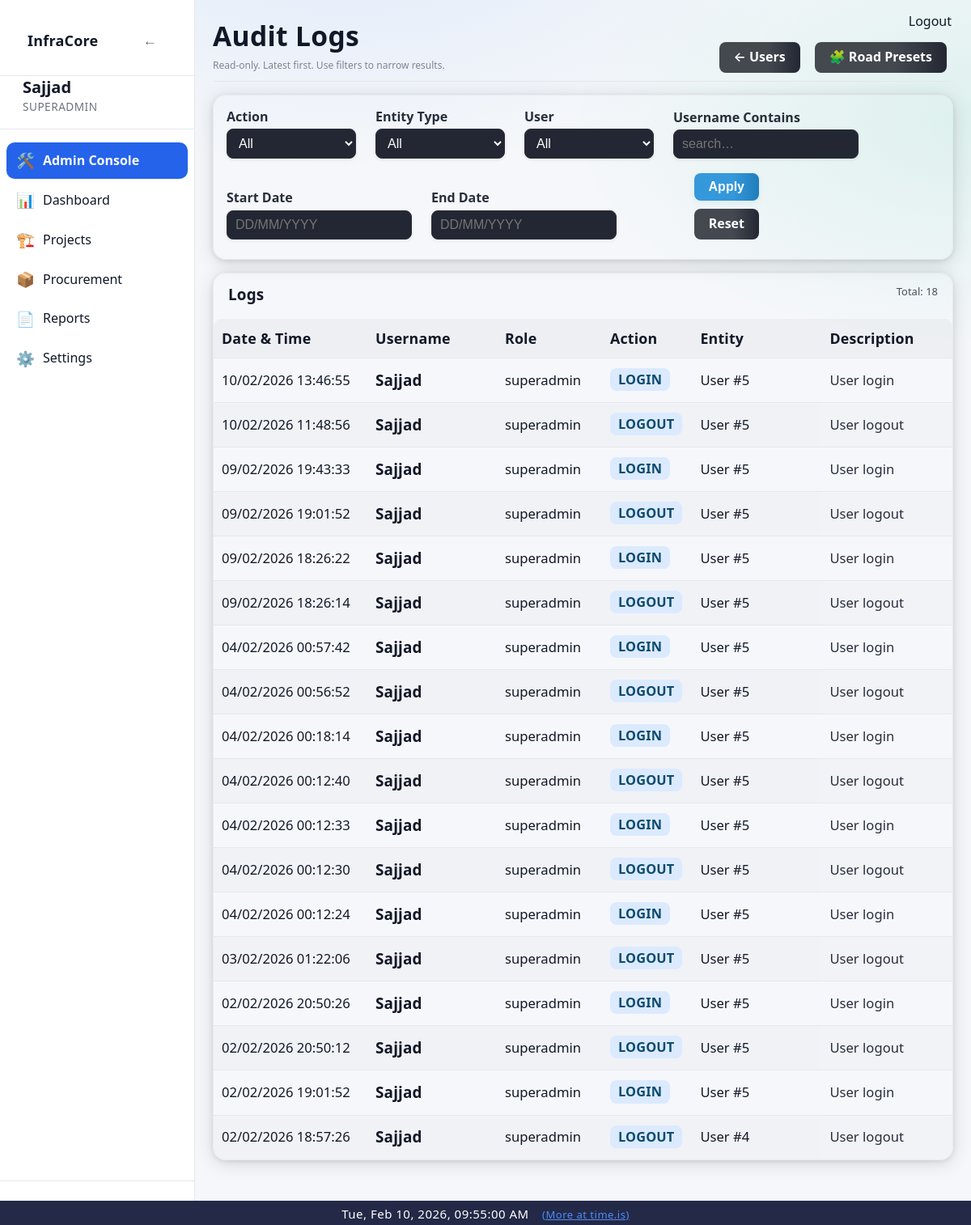
Page /admin/logs (signed in) on the committed database.
### app/models/activity_log.py (models this page shows)
class ActivityLog(Base):
    __tablename__ = "activity_logs"
    __table_args__ = (
        Index("ix_activity_logs_created_at", "created_at"),
        Index("ix_activity_logs_user_id", "user_id"),
    )
    id = Column(Integer, primary_key=True, index=True)
    user_id = Column(Integer, ForeignKey("users.id"), nullable=True)
    username = Column(String(150), nullable=False)
    role = Column(String(50), nullable=True)
    action = Column(String(20), nullable=False)  # CREATE, UPDATE, DELETE, ARCHIVE, LOGIN, LOGOUT
    entity_type = Column(String(50), nullable=True)  # Project, Activity, Material, User, Execution
    entity_id = Column(Integer, nullable=True)
    description = Column(Text, nullable=True)
    old_value = Column(Text, nullable=True)  # JSON string
    new_value = Column(Text, nullable=True)  # JSON string
    ip_address = Column(String(64), nullable=True)
    created_at = Column(DateTime, default=datetime.utcnow, nullable=False)
    details = Column(String, nullable=True)
    timestamp = Column(DateTime, default=datetime.utcnow)

### app/routes/admin.py (the view)
@router.get("/logs", response_class=HTMLResponse)
def audit_logs_page(
    request: Request,
    page: int = 1,
    action: str | None = None,
    entity_type: str | None = None,
    user_id: Optional[str] = Query(None),
    username: str | None = None,
    start_date: str | None = None,
    end_date: str | None = None,
    db: Session = Depends(get_db),
):
    if user_id in (None, ""):
        user_id_int = None
    else:
        try:
            user_id_int = int(user_id)
        except Exception:
            user_id_int = None
    admin = admin_guard(request)
    if not admin:
        return RedirectResponse("/dashboard", status_code=302)
    page_size = 50
    page = max(page, 1)
    q = db.query(ActivityLog)
    if action:
        q = q.filter(ActivityLog.action == action)
    if entity_type:
        q = q.filter(ActivityLog.entity_type == entity_type)
    if user_id_int is not None:
        q = q.filter(ActivityLog.user_id == user_id_int)
    if username:
        q = q.filter(ActivityLog.username.ilike(f"%{username.strip()}%"))
    def _parse_d(s: str | None) -> date | None:
        if not s:
            return None
        try:
            return parse_date_ddmmyyyy_or_iso(str(s))
        except Exception:
            return None
    sd = _parse_d(start_date)
    ed = _parse_d(end_date)
    if sd:
        q = q.filter(ActivityLog.created_at >= datetime.combine(sd, time.min))
    if ed:
        q = q.filter(ActivityLog.created_at <= datetime.combine(ed, time.max))
    total = q.count()
    logs = (
        q.order_by(ActivityLog.created_at.desc())
        .offset((page - 1) * page_size)
        .limit(page_size)
        .all()
    )
    actions = [r[0] for r in db.query(ActivityLog.action).distinct().order_by(ActivityLog.action).all() if r and r[0]]
    entity_types = [r[0] for r in db.query(ActivityLog.entity_type).distinct().order_by(ActivityLog.entity_type).all() if r and r[0]]
    users = (
        db.query(ActivityLog.user_id, ActivityLog.username)
        .filter(ActivityLog.user_id.isnot(None))
        .distinct()
        .order_by(ActivityLog.username.asc())
        .all()
    )
    return templates.TemplateResponse(
        "admin/logs.html",
        {
            "request": request,
            "user": admin,
            "logs": logs,
            "page": page,
            "page_size": page_size,
            "total": total,
            "actions": actions,
            "entity_types": entity_types,
            "users": users,
            "filters": {
                "action": action or "",
                "entity_type": entity_type or "",
                "user_id": user_id if user_id is not None else "",
                "username": username or "",
                "start_date": start_date or "",
                "end_date": end_date or "",
            },
        },
    )

### app/templates/admin/logs.html (shortened to what this page needs)
{% extends "base.html" %}
{% block content %}
<div class="page-header" style="display:flex;justify-content:space-between;align-items:flex-end;gap:12px;flex-wrap:wrap;margin-bottom:16px">
    <div>
        <h1 class="page-title" style="margin-bottom:6px">Audit Logs</h1>
        <div class="help-text">Read-only. Latest first. Use filters to narrow results.</div>
    </div>
    <div style="display:flex;gap:10px;flex-wrap:wrap">
        <a href="/admin/users" class="btn-secondary" style="text-decoration:none">← Users</a>
        <a href="/admin/presets/road" class="btn-secondary" style="text-decoration:none">🧩 Road Presets</a>
    </div>
</div>
<div class="card" style="padding:16px;margin-bottom:16px">
    <form method="get" action="/admin/logs" class="form-grid">
        <div class="form-group">
            <label>Action</label>
            <select name="action">
                <option value="">All</option>
            </select>
        </div>
        <div class="form-group">
            <label>Entity Type</label>
            <select name="entity_type">
                <option value="">All</option>
            </select>
        </div>
        <div class="form-group">
            <label>User</label>
            <select name="user_id">
                <option value="">All</option>
            </select>
        </div>
        <div class="form-group">
            <label>Username Contains</label>
            <input type="text" name="username" value="{{ filters.username }}" placeholder="search…">
        </div>
        <div class="form-group">
            <label>Start Date</label>
            <input type="text" name="start_date" value="{{ filters.start_date|ddmmyyyy }}" placeholder="DD/MM/YYYY" inputmode="numeric" pattern="[0-9]{2}/[0-9]{2}/[0-9]{4}">
        </div>
        <div class="form-group">
            <label>End Date</label>
            <input type="text" name="end_date" value="{{ filters.end_date|ddmmyyyy }}" placeholder="DD/MM/YYYY" inputmode="numeric" pattern="[0-9]{2}/[0-9]{2}/[0-9]{4}">
        </div>
        <div class="form-group" style="display:flex;align-items:flex-end;gap:10px">
            <button class="btn-primary" type="submit">Apply</button>
            <a class="btn-secondary" href="/admin/logs" style="text-decoration:none">Reset</a>
        </div>
    </form>
</div>
<div class="card" style="padding:0">
    <div style="padding:14px 18px;border-bottom:1px solid rgba(255,255,255,0.08);display:flex;justify-content:space-between;gap:12px;flex-wrap:wrap">
        <strong>Logs</strong>
        <span style="opacity:0.75;font-size:13px">
            Total: {{ total }}
        </span>
    </div>
    <table class="table" style="margin:0">
        <thead>
            <tr style="background:rgba(255,255,255,0.04)">
                <th style="width:170px">Date &amp; Time</th>
                <th style="width:140px">Username</th>
                <th style="width:110px">Role</th>
                <th style="width:90px">Action</th>
                <th style="width:140px">Entity</th>
                <th>Description</th>
            </tr>
        </thead>
        <tbody>
            {% if logs and logs|length > 0 %}
                {% for l in logs %}
                    <tr style="border-bottom:1px solid rgba(255,255,255,0.05)">
                        <td style="white-space:nowrap">{{ l.created_at|local_dt('Asia/Kolkata') }}</td>
                        <td><strong>{{ l.username }}</strong></td>
                        <td>{{ l.role or "" }}</td>
                        <td>
                            <span class="badge badge-info">{{ l.action }}</span>
                        </td>
                        <td>
                            {{ l.entity_type or "" }}
                            {% if l.entity_id %}
                                #{{ l.entity_id }}
                            {% endif %}
                        </td>
                        <td style="opacity:0.9">{{ l.description or l.details or "" }}</td>
                    </tr>
                {% endfor %}
            {% else %}
                <tr>
                    <td colspan="6" style="padding:24px;text-align:center;opacity:0.75">
                        No audit logs found for the selected filters.
                    </td>
                </tr>
            {% endif %}
        </tbody>
    </table>
</div>
{% set total_pages = (total // page_size) + (1 if total % page_size else 0) %}
{% endblock %}

### static/css/style.css (style rules this page uses)
body { font-family: Arial, Helvetica, sans-serif; margin: 0; background-color: var(--bg); color: var(--text); }
input, select, textarea { padding: 6px; border-radius: 4px; border: 1px solid var(--border); background: var(--card); color: var(--text); }
table { width: 100%; border-collapse: collapse; background: var(--card); }
th { background: rgba(0,0,0,0.05); text-align: left; }
th, td { padding: 10px; border-bottom: 1px solid var(--border); }
button, .button { padding: 6px 12px; border-radius: 4px; border: none; cursor: pointer; background: var(--btn); color: white; text-decoration: none; }
:root { --bg: #f5f7fa; --bg-secondary: #ffffff; --bg-primary: #f5f7fa; --text: #111827; --text-muted: #6b7280; --card: #ffffff; --nav: #1f2937; --border: #e5e7eb; --border-color: #e5e7eb; --btn: #2563eb; --hover-bg: rgba(37, 99, 235, 0.1); --accent-color: #2563eb; }
html, body, table, th, td, input, select, textarea, button, .button { transition: background-color 0.3s ease, color 0.3s ease, border-color 0.3s ease; }
.page-title { margin-bottom: 20px; font-size: 26px; font-weight: 600; }
.card { background: var(--card); border-radius: 10px; padding: 16px; box-shadow: 0 4px 12px rgba(0,0,0,0.06); }
.form-grid { display: grid; grid-template-columns: repeat(auto-fit, minmax(240px, 1fr)); gap: 16px; }
.form-grid label { font-size: 13px; opacity: 0.9; }
.form-grid input { width: 100%; }
.badge { padding: 4px 10px; border-radius: 12px; font-size: 12px; font-weight: bold; }

### static/css/ui_v2.css (style rules this page uses)
:root { --radius-xs: 6px; --radius-sm: 10px; --radius-md: 14px; --radius-lg: 18px; --shadow-sm: 0 1px 2px rgba(0,0,0,0.08); --shadow-md: 0 10px 30px rgba(0,0,0,0.18); --ring: 0 0 0 3px rgba(59,130,246,0.25); }
html, body { height: 100%; }
body { font-family: ui-sans-serif, system-ui, -apple-system, "Segoe UI", Roboto, Arial, "Noto Sans", "Liberation Sans", sans-serif; line-height: 1.35; }
.page-title { margin: 0 0 14px 0; font-size: 24px; font-weight: 800; letter-spacing: 0.2px; }
.card { border-radius: var(--radius-lg); box-shadow: var(--shadow-sm); border: 1px solid color-mix(in srgb, var(--border-color) 70%, transparent); }
input, select, textarea { width: 100%; box-sizing: border-box; padding: 10px 12px; border-radius: var(--radius-sm); border: 1px solid var(--border); background: color-mix(in srgb, var(--card) 88%, transparent); }
label { display:block; margin-bottom: 6px; }
.form-grid { gap: 14px; }
button, .button, .btn-primary, .btn-secondary, .btn-danger { border-radius: var(--radius-sm); }
.btn-primary, .button { box-shadow: 0 8px 20px rgba(37,99,235,0.18); }
.btn-secondary { border: 1px solid color-mix(in srgb, var(--border-color) 70%, transparent); }
.table, table { border-radius: var(--radius-lg); overflow: hidden; }
table thead th { background: color-mix(in srgb, var(--card) 92%, black 8%); }
.help-text { opacity: 0.85; }

### app/templates/base.html (style rules this page uses)
a, a:visited { color: var(--text); text-decoration: none; }
label { color: var(--text); font-weight: 600; margin-bottom: 6px; }
.help-text { font-size: 12px; color: var(--text-muted); margin-top: 6px; }
.form-grid { display: grid; grid-template-columns: repeat(auto-fit, minmax(240px, 1fr)); gap: 14px; }
.btn-primary { background: var(--btn); color: #fff; padding: 9px 14px; border-radius: 6px; border: none; cursor: pointer; }
.btn-secondary { background: #e5e7eb; color: #111827; padding: 9px 14px; border-radius: 6px; border: none; cursor: pointer; }

### rows in the picture
ActivityLog: created_at|local_dt "10/02/2026 13:46:55", username "Sajjad", role "superadmin", action "LOGIN", entity_type "User", entity_id "5", description "User login"
ActivityLog: created_at|local_dt "10/02/2026 11:48:56", username "Sajjad", role "superadmin", action "LOGOUT", entity_type "User", entity_id "5", description "User logout"
ActivityLog: created_at|local_dt "09/02/2026 19:43:33", username "Sajjad", role "superadmin", action "LOGIN", entity_type "User", entity_id "5", description "User login"
ActivityLog: created_at|local_dt "09/02/2026 19:01:52", username "Sajjad", role "superadmin", action "LOGOUT", entity_type "User", entity_id "5", description "User logout"
ActivityLog: created_at|local_dt "09/02/2026 18:26:22", username "Sajjad", role "superadmin", action "LOGIN", entity_type "User", entity_id "5", description "User login"
ActivityLog: created_at|local_dt "09/02/2026 18:26:14", username "Sajjad", role "superadmin", action "LOGOUT", entity_type "User", entity_id "5", description "User logout"
ActivityLog: created_at|local_dt "04/02/2026 00:57:42", username "Sajjad", role "superadmin", action "LOGIN", entity_type "User", entity_id "5", description "User login"
ActivityLog: created_at|local_dt "04/02/2026 00:56:52", username "Sajjad", role "superadmin", action "LOGOUT", entity_type "User", entity_id "5", description "User logout"
ActivityLog: created_at|local_dt "04/02/2026 00:18:14", username "Sajjad", role "superadmin", action "LOGIN", entity_type "User", entity_id "5", description "User login"
ActivityLog: created_at|local_dt "04/02/2026 00:12:40", username "Sajjad", role "superadmin", action "LOGOUT", entity_type "User", entity_id "5", description "User logout"
ActivityLog: created_at|local_dt "04/02/2026 00:12:33", username "Sajjad", role "superadmin", action "LOGIN", entity_type "User", entity_id "5", description "User login"
ActivityLog: created_at|local_dt "04/02/2026 00:12:30", username "Sajjad", role "superadmin", action "LOGOUT", entity_type "User", entity_id "5", description "User logout"
ActivityLog: created_at|local_dt "04/02/2026 00:12:24", username "Sajjad", role "superadmin", action "LOGIN", entity_type "User", entity_id "5", description "User login"
ActivityLog: created_at|local_dt "03/02/2026 01:22:06", username "Sajjad", role "superadmin", action "LOGOUT", entity_type "User", entity_id "5", description "User logout"
ActivityLog: created_at|local_dt "02/02/2026 20:50:26", username "Sajjad", role "superadmin", action "LOGIN", entity_type "User", entity_id "5", description "User login"
ActivityLog: created_at|local_dt "02/02/2026 20:50:12", username "Sajjad", role "superadmin", action "LOGOUT", entity_type "User", entity_id "5", description "User logout"
ActivityLog: created_at|local_dt "02/02/2026 19:01:52", username "Sajjad", role "superadmin", action "LOGIN", entity_type "User", entity_id "5", description "User login"
ActivityLog: created_at|local_dt "02/02/2026 18:57:26", username "Sajjad", role "superadmin", action "LOGOUT", entity_type "User", entity_id "4", description "User logout"

### other values in the picture
{{ user["username"] }} "Sajjad"
{{ total }} "18"
